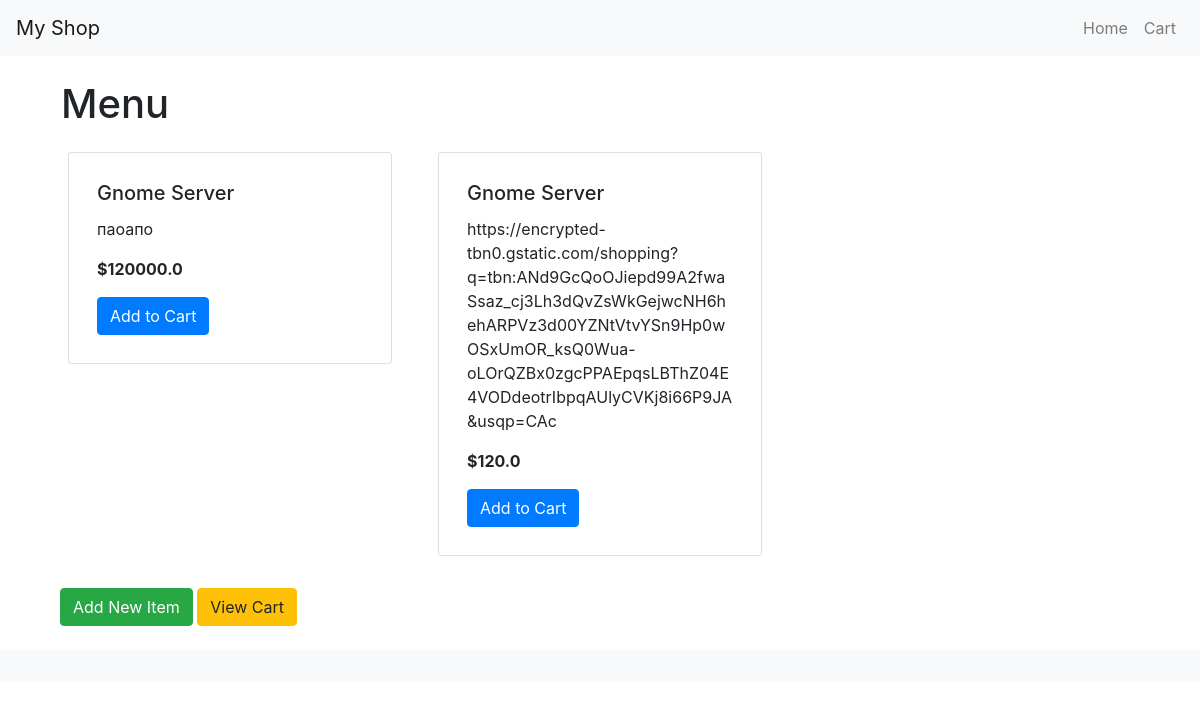
The page / on the database its author committed.
### food_delivery/app.py (models this page shows)
class MenuItem(db.Model):
    id = db.Column(db.Integer, primary_key=True)
    name = db.Column(db.String(100), nullable=False)
    description = db.Column(db.String(200), nullable=False)
    price = db.Column(db.Float, nullable=False)

### food_delivery/app.py (the view)
@app.route('/')
def index():
    menu_items = MenuItem.query.all()
    return render_template('index.html', menu_items=menu_items)

### food_delivery/templates/index.html (shortened to what this page needs)
{% extends 'base.html' %}
{% block content %}
<h1 class="m-3">Menu</h1>
<div class="container">
    <div class="row">
        {% for item in menu_items %}
        <div class="col-4">
            <div class="card m-2 p-2">
                <div class="card-body">
                    <h5 class="card-title">{{ item.name }}</h5>
                    <p class="card-text">{{ item.description }}</p>
                    <p class="card-text"><strong>${{ item.price }}</strong></p>
                    <a href="{{ url_for('add_to_cart', item_id=item.id) }}" class="btn btn-primary">Add to Cart</a>
                </div>
            </div>
        </div>
        {% endfor %}
    </div>
    <div class="mt-4">
        <a href="{{ url_for('add_item') }}" class="btn btn-success">Add New Item</a>
        <a href="{{ url_for('cart') }}" class="btn btn-warning">View Cart</a>
    </div>
</div>
{% endblock %}

### food_delivery/templates/base.html (shortened to what this page needs)
<!DOCTYPE html>
<html lang="en">
<head>
    <link rel="stylesheet" href="https://stackpath.bootstrapcdn.com/bootstrap/4.5.2/css/bootstrap.min.css">
</head>
<body>
    <nav class="navbar navbar-expand-lg navbar-light bg-light">
        <a class="navbar-brand" href="{{ url_for('index') }}">My Shop</a>
        <div class="collapse navbar-collapse">
            <ul class="navbar-nav ml-auto">
                <li class="nav-item">
                    <a class="nav-link" href="{{ url_for('index') }}">Home</a>
                </li>
                <li class="nav-item">
                    <a class="nav-link" href="{{ url_for('cart')}}">Cart</a>
                </li>
            </ul>
        </div>
    </nav>
    <div class="container mt-4">
        {% block content %}
        {% endblock %}
    </div>
    <footer class="bg-light text-center text-lg-start mt-4">
        <div class="text-center p-3">
        </div>
    </footer>
</body>
</html>

### rows shown on the page
MenuItem: name "Gnome Server", description "паоапо", price "120000.0"
MenuItem: name "Gnome Server", description "https://encrypted-tbn0.gstatic.com/shopping?q=tbn:ANd9GcQoOJiepd99A2fwaSsaz_cj3Lh3dQvZsWkGejwcNH6hehARPVz3d00YZNtVtvYSn9Hp0wOSxUmOR_ksQ0Wua-oLOrQZBx0zgcPPAEpqsLBThZ04E4VODdeotrIbpqAUlyCVKj8i66P9JA&usqp=CAc", price "120.0"
